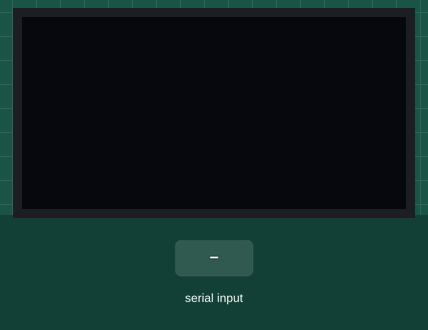
The sketch below on a simulated ESP8266 (Wemos D1 mini). Shown: 128×64 one-colour display. The inputs (shaded band) are chosen by the test bench. What the sketch prints to the serial monitor is not drawn.

Above: at 4.8 s.
4.9 s: "y" received over Serial
At 7.5 s:
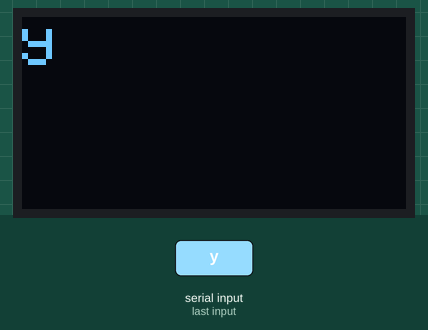
7.8 s: "1" received over Serial
At 9.6 s:
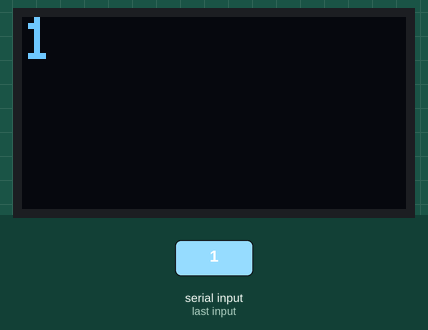
10.5 s: "y" received over Serial
At 11.6 s:
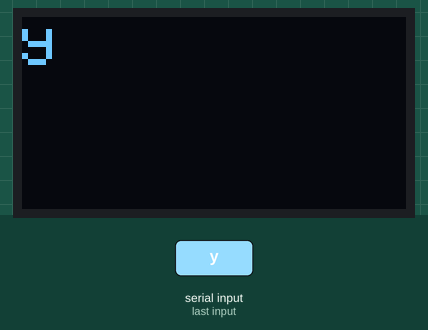
Timing chart, 0 to 13.5 s (numbered marks = the images above; inputs shaded):
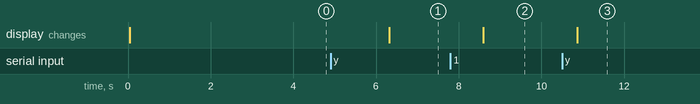

Measured:
- after the input at 4.9 s, the display: changes after 1.4 s (image 1)
- after the input at 7.8 s, the display: changes after 0.80 s (image 2)
- after the input at 10.5 s, the display: changes after 0.37 s (image 3)

The sketch:

KeypressDetector.ino
```cpp
#include <SPI.h>
#include <Wire.h>
#include <Adafruit_GFX.h>
#include <Adafruit_SSD1306.h>

#define SCREEN_WIDTH 128 // OLED display width, in pixels
#define SCREEN_HEIGHT 64 // OLED display height, in pixels

// Declaration for SSD1306 display connected using I2C
#define OLED_RESET     -1 // Reset pin # (or -1 if sharing Arduino reset pin)
#define SCREEN_ADDRESS 0x3C
Adafruit_SSD1306 display(SCREEN_WIDTH, SCREEN_HEIGHT, &Wire, OLED_RESET);

String readString;
int x = 0;
int y = 0;

void setup() {
  Serial.begin(9600);
  delay(15);

  // initialize the OLED object
  if(!display.begin(SSD1306_SWITCHCAPVCC, SCREEN_ADDRESS)) {
    Serial.println(F("SSD1306 allocation failed"));
    for(;;); // Don't proceed, loop forever
  }

  // Clear the buffer.
  display.clearDisplay();
  display.setTextSize(2);
  display.setTextColor(WHITE);
}

void loop() {

  while (Serial.available()) {
    delay(250);
    char c = Serial.read();
    Serial.print(c);
    // Display Text
    display.setCursor(x,y);
    display.print(c);
    display.display();
    readString += c;
    x = x + 11;
    if (x == 121) {
      x = 0;
      y = y + 16;
    }
  }
  // Clear the buffer.
  x = 0;
  y = 0;
  display.clearDisplay();
  delay(2000);
}
```
